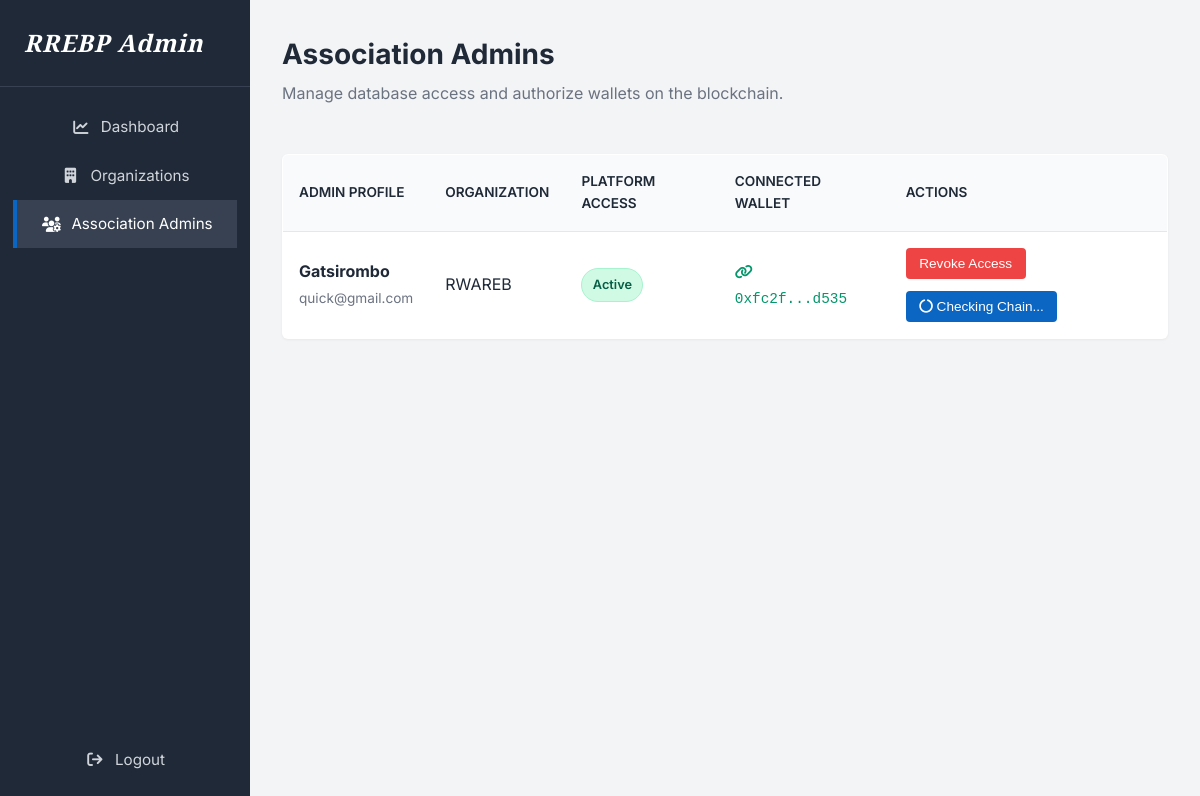
The app's page /spdash/admins (signed in) with its own data.
### models.py (models this page shows)
class AssociationAdmin(db.Model):
    __tablename__ = 'association_admins'
    id = db.Column(db.String(36), primary_key=True, default=generate_uuid)
    full_name = db.Column(db.String(100), nullable=False)
    email = db.Column(db.String(150), unique=True, nullable=False)
    password_hash = db.Column(db.Text, nullable=False)
    organization_id = db.Column(db.String(36), db.ForeignKey('organizations.id'), nullable=False)
    account_status = db.Column(db.String(20), default='Active')  # 'Active' or 'Revoked'
    approved_at = db.Column(db.DateTime, nullable=True)
    created_by = db.Column(db.String(36), db.ForeignKey('super_admins.id'), nullable=False)
    created_at = db.Column(db.DateTime, default=datetime.utcnow)
    updated_at = db.Column(db.DateTime, default=datetime.utcnow, onupdate=datetime.utcnow)
    wallet_address = db.Column(db.String(100), nullable=True)

class Organization(db.Model):
    __tablename__ = 'organizations'
    id = db.Column(db.String(36), primary_key=True, default=generate_uuid)
    name = db.Column(db.String(150), unique=True, nullable=False)
    registration_number = db.Column(db.String(100), unique=True, nullable=False)
    email = db.Column(db.String(150), nullable=False)
    phone = db.Column(db.String(30), nullable=False)
    address = db.Column(db.Text, nullable=True)
    status = db.Column(db.String(20), default='Active')  # 'Active' or 'Suspended'
    created_by = db.Column(db.String(36), db.ForeignKey('super_admins.id'), nullable=False)
    created_at = db.Column(db.DateTime, default=datetime.utcnow)
    updated_at = db.Column(db.DateTime, default=datetime.utcnow, onupdate=datetime.utcnow)
    admins = db.relationship('AssociationAdmin', backref='organization', lazy=True)

### superadmin.py (the view)
@superadmin.route('/spdash/admins')
@login_required
def manage_admins():
    admins = AssociationAdmin.query.order_by(AssociationAdmin.created_at.desc()).all()
    return render_template("sp_admins.html", admins=admins)

### superadmin.py (called while the page is built)
def login_required(f):
    @wraps(f)
    def decorated_function(*args, **kwargs):
        if 'superadmin_id' not in session:
            return redirect(url_for('superadmin.login'))
        return f(*args, **kwargs)
    return decorated_function

### templates/sp_admins.html (shortened to what this page needs)
{% extends "sp_base.html" %}
{% block content %}
<div class="admin-header">
    <div>
        <h1>Association Admins</h1>
        <p style="color: var(--text-muted); margin-top: 0.25rem;">Manage database access and authorize wallets on the blockchain.</p>
    </div>
</div>
<div class="table-wrapper">
    <table class="data-table">
        <thead>
            <tr>
                <th>Admin Profile</th>
                <th>Organization</th>
                <th>Platform Access</th>
                <th>Connected Wallet</th>
                <th>Actions</th>
            </tr>
        </thead>
        <tbody>
            {% for admin in admins %}
            <tr class="admin-row" data-wallet="{{ admin.wallet_address or '' }}">
                <td>
                    <strong>{{ admin.full_name }}</strong><br>
                    <span style="font-size: 0.85rem; color: #6B7280;">{{ admin.email }}</span>
                </td>
                <td>{{ admin.organization.name if admin.organization else 'N/A' }}</td>
                <td>
                    <span class="status-badge
                        {% if admin.account_status == 'Pending' %}status-pending
                        {% elif admin.account_status == 'Active' %}status-active
                        {% else %}status-revoked{% endif %}">
                        {{ admin.account_status }}
                    </span>
                </td>
                <td>
                    {% if admin.wallet_address %}
                        <span style="font-family: monospace; color: #059669; font-size: 0.9rem; font-weight: 500;">
                            <i class="fa-solid fa-link"></i> {{ admin.wallet_address[0:6] }}...{{ admin.wallet_address[-4:] }}
                        </span>
                    {% else %}
                        <span style="color: #DC2626; font-size: 0.85rem; font-weight: 500;">
                            <i class="fa-solid fa-triangle-exclamation"></i> Not Linked
                        </span>
                    {% endif %}
                </td>
                <td>
                    <div style="display: flex; gap: 0.75rem; align-items: center; flex-wrap: wrap;">
                        {% if admin.account_status == 'Active' or admin.account_status == 'Pending' %}
                        <form action="{{ url_for('superadmin.revoke_admin', admin_id=admin.id) }}" method="POST" onsubmit="return confirm('Revoke this admin\'s database access?');" style="margin:0;">
                            <button type="submit" class="btn-revoke">Revoke Access</button>
                        </form>
                        {% endif %}
                        {% if admin.wallet_address %}
                            <button class="btn-web3 auth-btn" disabled>
                                <i class="fa-solid fa-circle-notch fa-spin"></i> Checking Chain...
                            </button>
                        {% else %}
                            <span style="font-size: 0.85rem; color: #9CA3AF; padding: 0.5rem;">Awaiting Wallet</span>
                        {% endif %}
                    </div>
                </td>
            </tr>
            {% else %}
            <tr>
                <td colspan="5" style="padding: 3rem; text-align: center; color: #6B7280;">No association admins registered yet.</td>
            </tr>
            {% endfor %}
        </tbody>
    </table>
</div>
{% endblock %}

### static/css/style.css (style rules this page uses)
:root { --bg-white: #FFFFFF; --text-dark: #1F2937; --text-muted: #6B7280; --border-grey: #E5E7EB; --hover-grey: #F3F4F6; --btn-blue: #0A66C2; --btn-blue-hover: #004182; --footer-bg: #2f426b; }
body { font-family: 'Inter', sans-serif; background-color: var(--bg-white); color: var(--text-dark); margin: 0; padding: 0; line-height: 1.6; display: flex; flex-direction: column; min-height: 100vh; }

### static/css/admin_style.css (style rules this page uses)
.admin-header { display: flex; justify-content: space-between; align-items: center; margin-bottom: 2rem; }
.admin-header h1 { margin: 0; font-size: 1.75rem; color: var(--text-dark); }

### templates/sp_admins.html (style rules this page uses)
.data-table { width: 100%; border-collapse: collapse; background-color: var(--bg-white); border: 1px solid var(--border-grey); border-radius: 6px; overflow: hidden; box-shadow: 0 1px 3px rgba(0,0,0,0.05); }
.data-table th, .data-table td { padding: 1rem; text-align: left; border-bottom: 1px solid var(--border-grey); }
.data-table th { background-color: #F9FAFB; font-weight: 600; color: var(--text-dark); text-transform: uppercase; font-size: 0.85rem; }
.status-badge { padding: 0.35rem 0.65rem; border-radius: 9999px; font-size: 0.8rem; font-weight: 600; display: inline-block; }
.status-active { background-color: #D1FAE5; color: #065F46; border: 1px solid #A7F3D0; }
.btn-revoke { background-color: #EF4444; color: white; padding: 0.5rem 0.85rem; border-radius: 4px; border: none; cursor: pointer; font-size: 0.85rem; font-weight: 500; transition: background-color 0.2s; }
.btn-web3 { background-color: #0A66C2; color: white; padding: 0.5rem 0.85rem; border-radius: 4px; border: none; cursor: pointer; font-size: 0.85rem; font-weight: 500; transition: background-color 0.2s; }
.btn-web3:disabled { cursor: default; opacity: 1; }

### records on screen
AssociationAdmin: full_name "Gatsirombo", email "quick@gmail.com", organization "RWAREB", account_status "Active", wallet_address "0xfc2f", wallet_address "d535", shows "Checking Chain..."
